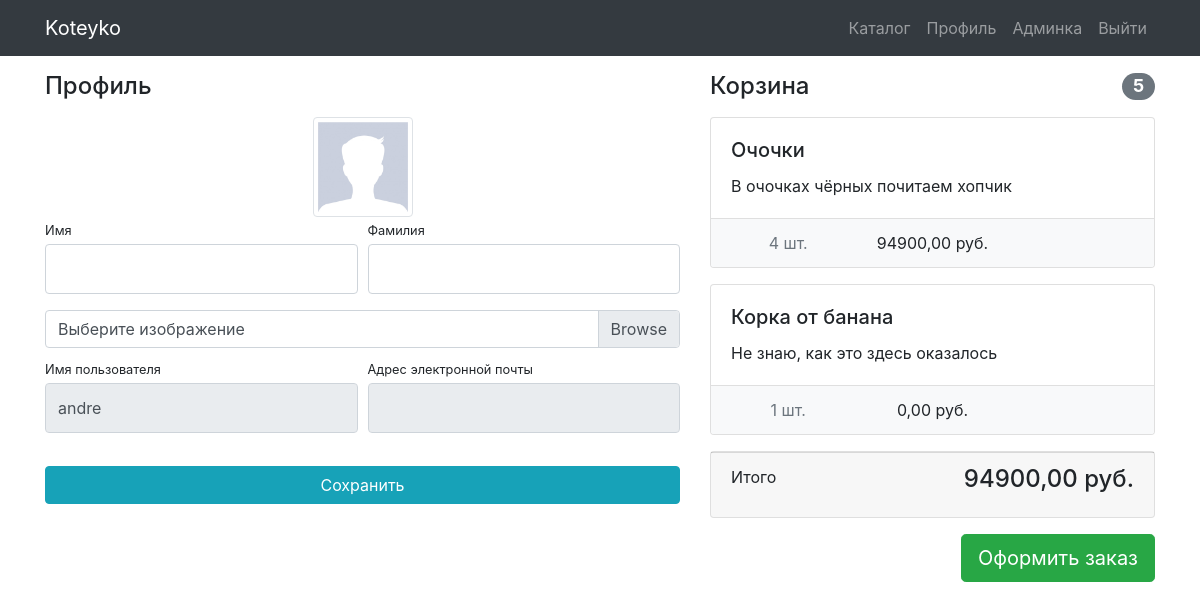
/profile/ (signed in), run on the app's committed database.
### users/models.py (models this page shows)
class User(AbstractUser):
    image = models.ImageField(upload_to='users_images', blank=True)  # другие переменные уже реализованы в родительском классе, мб и image я тут переопределяю просто

### products/models.py (models this page shows, shortened)
class Basket(models.Model):
    user = models.ForeignKey(User, on_delete=models.CASCADE)
    product = models.ForeignKey(Product, on_delete=models.CASCADE)
    quantity = models.PositiveIntegerField(default=0)
    created_timestamp = models.DateTimeField(auto_now_add=True)  # мы щас не используем, но в будущем они будут важны, чтобы узнать когда добавился например объект
    modified_timestamp = models.DateTimeField(auto_now_add=True)  # auto_now_add те автоматически добавляются сами
    def sum(self):
        return self.quantity * self.product.price

class Product(models.Model):
    name = models.CharField(max_length=256)
    image = models.ImageField(upload_to='products_images', blank=True)
    description = models.TextField(blank=True)
    short_description = models.CharField(max_length=64, blank=True)
    price = models.DecimalField(max_digits=8, decimal_places=2, default=0)
    quantity = models.PositiveIntegerField(default=0)  # типа колличество на складе
    category = models.ForeignKey(ProductCategory, on_delete=models.CASCADE)  # связь многие к одному, on_delete - параметр решающий что делать с продуктами,если удалиться вся категория(ProductCategory)

### users/views.py (the view)
# urls.py: path('profile/', views.profile, name='profile'),
@login_required  # декоратор для автоматической проверки авторизован ли пользователь
def profile(request):
    user = request.user  # чтобы не писать везде request.user
    if request.method == 'POST':  # случай обновления данных пользователем
        form = UserUpdateForm(data=request.POST, files=request.FILES, instance=user)
        if form.is_valid():
            form.save()
            return HttpResponseRedirect(reverse('users:profile'))
    else:
        form = UserUpdateForm(instance=user)  # instance(сущность) с какой сущностью работаем
    baskets = Basket.objects.filter(user=user)
    total_quantity = 0
    total_sum = 0
    for basket in baskets:
        total_quantity += basket.quantity
        total_sum += basket.sum()  # метод sum() уже прописан в самом классе в моделс
    context = {'form': form, 'title': 'Личный кабинет',
               'baskets': baskets,  # чтобы нам выдавалась корзина 1 пользователя, а не всех сразу
               'total_quantity': total_quantity,
               'total_sum': total_sum,
               }
    return render(request, 'users/profile.html', context)

### users/forms.py
class UserUpdateForm(UserChangeForm):
    username = forms.CharField(widget=forms.TextInput(attrs={'readonly': True}))
    email = forms.CharField(widget=forms.EmailInput(attrs={'readonly': True}))
    image = forms.ImageField(widget=forms.FileInput(), required=False)  # required(требуемый) обязательно ли для заполнения
    class Meta:
        model = User
        fields = ('username', 'email', 'first_name', 'last_name', 'image')
    def __init__(self, *args, **kwargs):  # метод можно копировать с верхнего класса чтобы везде в attrs не указывать class из html
        super(UserUpdateForm, self).__init__(*args, **kwargs)
        for field_name, field in self.fields.items():
            field.widget.attrs['class'] = 'form-control py-4'
        self.fields['image'].widget.attrs.update({'class': 'custom-file-input'})  # тк в html у блока имейдж другой класс стоит

### users/templates/users/profile.html (shortened to what this page needs)
{% extends 'products/base.html' %}
{% load static %}
{% block css %}
    <link href="{% static 'vendor/css/profile.css' %}" rel="stylesheet">
{% endblock %}
{% block content %}
<div class="container">
    <div class="row">
        <div class="col-lg-7">
            <h4 class="mt-3 mb-3">Профиль</h4>
            <div class="col-lg-12 text-center">
                <img width="100" height="100"
                     src="{% if user.image %} {{ user.image.url }} {% else %} {% static 'vendor/img/users/default_avatar.jpg' %} {% endif %}"
                     class="img-thumbnail">
            </div>
            <form action="{% url 'users:profile' %}" method="post" enctype="multipart/form-data">
                <div class="form-row">
                    <div class="col-lg-6">
                        <div class="form-group">
                            <label class="small mb-1" for="{{ form.first_name.id_for_label }}">Имя</label>
                            {{ form.first_name }}
                        </div>
                    </div>
                    <div class="col-lg-6">
                        <div class="form-group">
                            <label class="small mb-1" for="{{ form.last_name.id_for_label }}">Фамилия</label>
                            {{ form.last_name }}
                        </div>
                    </div>
                </div>
                <div class="form-row mb-2">
                    <div class="col-lg-12">
                        <div class="custom-file">
                            <label class="custom-file-label" for="{{ form.image.id_for_label }}">Выберите изображение</label>
                        </div>
                    </div>
                </div>
                <div class="form-row">
                    <div class="col-lg-6">
                        <label class="small mb-1" for="{{ form.username.id_for_label }}">Имя пользователя</label>
                        {{ form.username }}
                    </div>
                    <div class="col-lg-6">
                        <label class="small mb-1" for="{{ form.email.id_for_label }}">Адрес электронной
                            почты</label>
                        {{ form.email }}
                    </div>
                </div>
                <div class="form-row">
                    <div class="col-lg-12" style="margin-top: 33px;">
                        <input class="btn btn-info btn-block" type="submit" value="Сохранить">
                    </div>
                </div>
            </form>
        </div>
        {% include 'products/basket.html' %}
    </div>
</div>
{% endblock %}

### products/templates/products/basket.html (shortened to what this page needs)
{% if baskets %}
    <div class="col-lg-5">
    <h4 class="mt-3 mb-3 d-flex justify-content-between align-items-center mb-3">
        Корзина <span class="badge badge-secondary badge-pill">{{ total_quantity }}</span>
    </h4>
        {% for basket in baskets %}
            <div class="card mb-3">
        <div class="card-body">
            <h5 class="card-title">{{ basket.product.name }}</h5>
            <p class="card-text">{{ basket.product.short_description }}</p>
        </div>
        <ul class="list-group list-group-flush">
            <li class="list-group-item bg-light">
                <div class="row text-center">
                    <div class="col-lg-4">
                        <span class="text-muted">{{ basket.quantity }} шт.</span>
                    </div>
                    <div class="col-lg-4">{{ basket.sum }} руб.</div>
                    <div class="col-lg-4">
                    </div>
                </div>
            </li>
        </ul>
    </div>
        {% endfor %}
    <div class="card mb-3">
        <div class="card-footer">
            <p class="float-left">Итого</p>
            <h4 class="float-right">{{ total_sum }} руб.</h4>
        </div>
    </div>
    <a class="btn btn-success btn-lg float-right" href="../orders/checkout_order.html">
        Оформить заказ
    </a>
</div>
{% else %}
    <h4 class="mt-3 mb-3 text-center">
        Корзина пуста
    </h4>
{% endif %}

### data on the page
User: username "andre"
Basket: product.name "Очочки", product.short_description "В очочках чёрных почитаем хопчик", quantity "4", sum "94900,00"
Basket: product.name "Корка от банана", product.short_description "Не знаю, как это здесь оказалось", quantity "1", sum "0,00"

### other printed values
{{ total_quantity }} "5"
{{ total_sum }} "94900,00"
